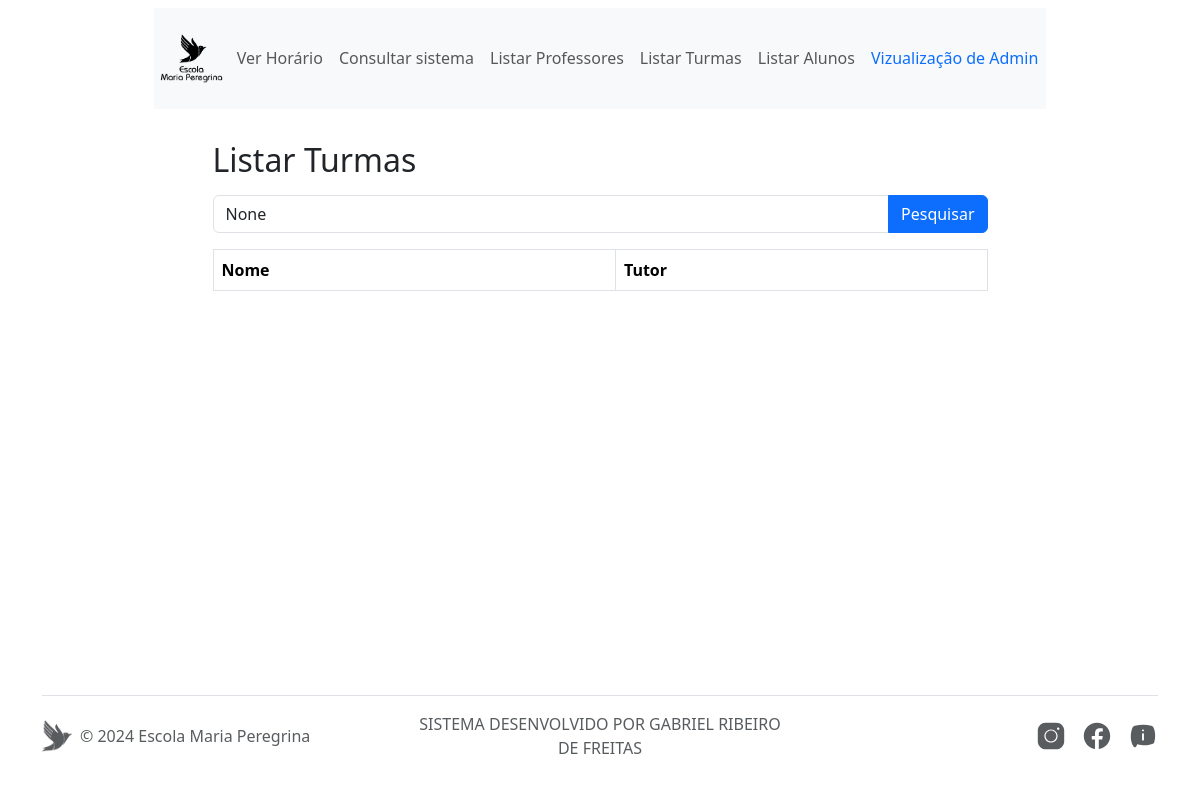
Page /listarturmas/ (signed in) on the earlier database version.
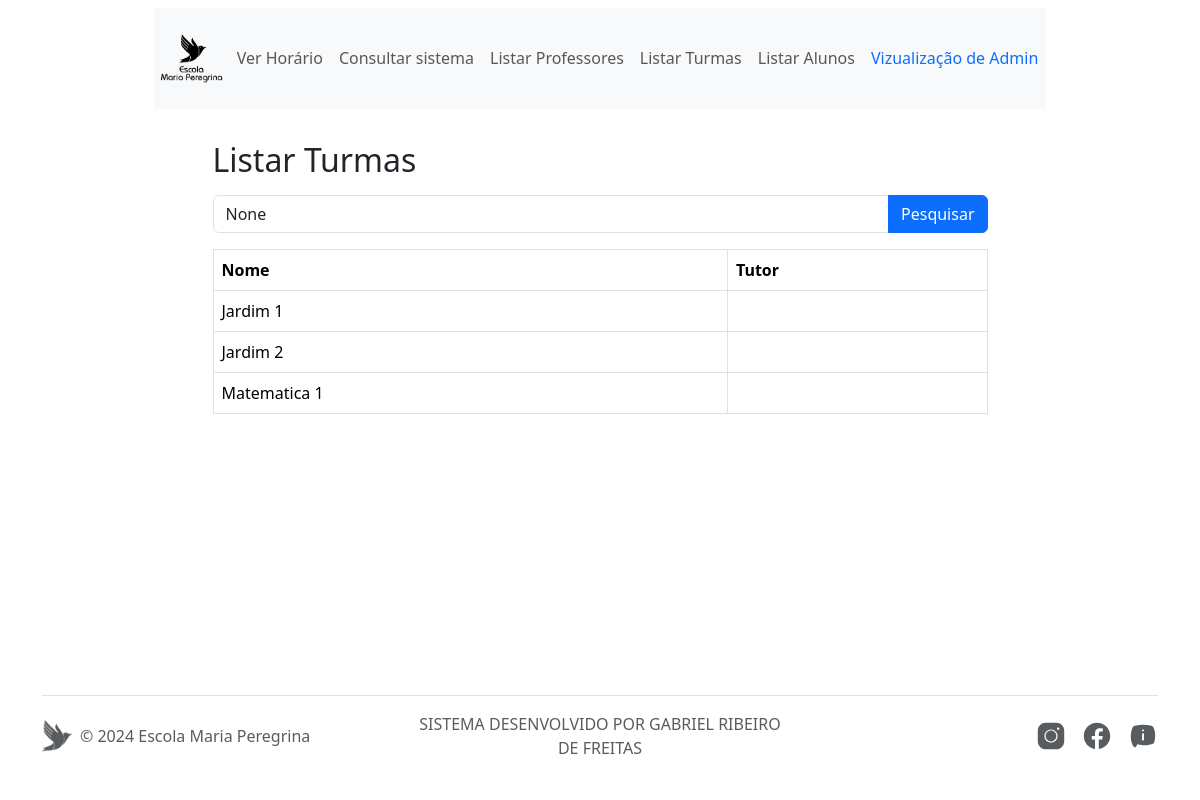
Same page on the later database version.
### sistema/models.py (models this page shows, shortened)
class Turma(models.Model):
    id = models.AutoField(primary_key=True)
    nome = models.CharField(max_length=50)
    tutor = models.CharField(max_length=100, blank=True)
    carga_horaria_semanal = models.ManyToManyField(
        DiaDaSemana,
        through='CargaHorariaTurma',
        related_name='carga_horaria_turmas'
    )

### sistema/views.py (the view)
# urls.py: path('listarturmas/', listar_turmas_view, name = 'listar_turmas_view'),
@login_required(login_url='login_view')
def listar_turmas_view(request):
    termo_pesquisa = request.GET.get('termo_pesquisa')
    turmas = Turma.objects.all()
    if termo_pesquisa:
        turmas = turmas.filter(nome__icontains=termo_pesquisa)
    return render(request, 'listar_turmas.html', {'turmas': turmas, 'termo_pesquisa': termo_pesquisa})

### templates/listar_turmas.html (shortened to what this page needs)
{% extends 'base.html' %}
{% block content %}
<main class="container flex-grow-1">
    <div class="col-10 mx-auto my-4">
        <div class="col-10 mx-auto">
            <h2 class="mb-3">Listar Turmas</h2>
            <form method="GET" class="mb-3">
                <div class="input-group">
                    <input type="text" class="form-control" placeholder="Digite o nome da turma..." name="termo_pesquisa" value="{{ termo_pesquisa }}">
                    <button type="submit" class="btn btn-primary">Pesquisar</button>
                </div>
            </form>
            <table class="table table-bordered w-100">
                <thead>
                    <tr>
                        <th scope="col">Nome</th>
                        <th scope="col">Tutor</th>
                    </tr>
                </thead>
                <tbody>
                    {% for turma in turmas %}
                        <tr>
                            <td>{{ turma.nome }}</td>
                            <td>{{ turma.tutor }}</td>
                        </tr>
                    {% endfor %}
                </tbody>
            </table>
        </div>
    </div>
</main>
{% endblock %}

Differences in the rows shown:
added Turma: nome "Jardim 1"
added Turma: nome "Jardim 2"
added Turma: nome "Matematica 1"
